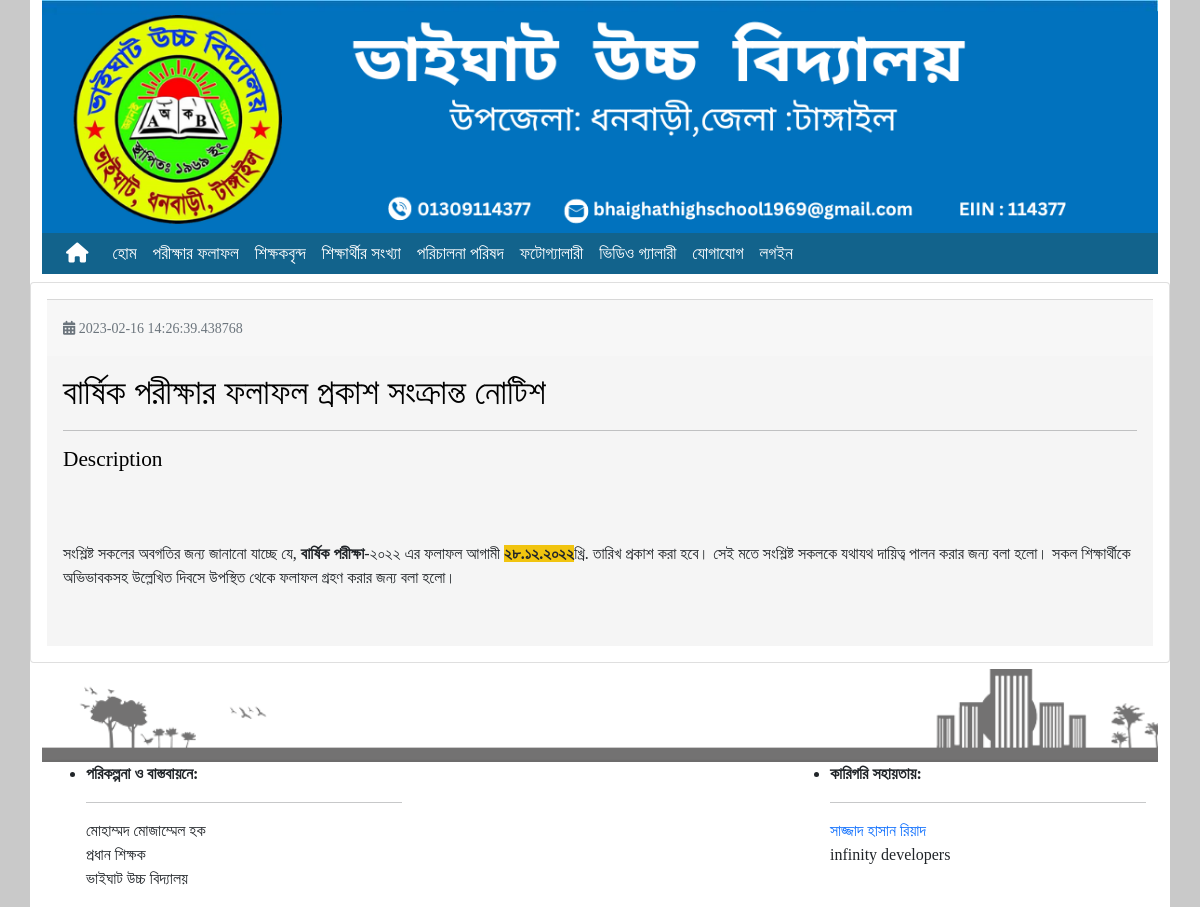
Page /pages/notice/notice_view.php?id=62 on the committed database.
### tables this page shows
CREATE TABLE `notice` (
  `id` int(11) NOT NULL,
  `notice_Headline` mediumtext NOT NULL,
  `description` longtext NOT NULL,
  `categories` varchar(255) NOT NULL,
  `time` timestamp(6) NOT NULL DEFAULT current_timestamp(6) ON UPDATE current_timestamp(6)
);

### pages/notice/notice_view.php (the view, shortened to what this page needs)
<?php include '../../config/database.php'; ?>
<!DOCTYPE html>
<html lang="en">
<head>
    <?php include '../../components/link.php'; ?>
</head>
<body>
    <?php include '../../components/header_img.php'; ?>
    <?php include '../../components/navber.php'; ?>
    <div class="container content_wrap">
        <div class="row">
            <div class="pd-4"></div>
        </div>
    </div>
    <?php
    $id = $_GET['id'];
    $id = mysqli_real_escape_string($conn, $id);
    $notice_sql = "SELECT * FROM `notice` WHERE id=$id";
    $notice = mysqli_query($conn, $notice_sql);
    mysqli_num_rows($notice);
    $row = mysqli_fetch_assoc($notice);
    ?>
    <section>
        <div class="container content_wrap">
            <div class="row">
                <div class="card theme_shadow h-100 p-3" style="width: 100%;">
                    <div class="card-footer py-3"><small class="text-muted"><i class="theme_color2 fas fa-calendar-alt"></i><span class="date"> <?php echo $row["time"] ?> </span></small></div>
                    <div class="card-body">
                        <h5 class="card-title theme_color" style="font-size: 35px !important;"><?php echo $row["notice_Headline"] ?></h5>
                        <hr>
                        <h5 class="card-title theme_color">Description</h5>
                        <p style="margin-bottom: 30px;"><?php echo $row["description"] ?></p>
                    </div>
                </div>
            </div>
        </div>
    </section>
    <div class="container content_wrap">
        <footer>
            <?php include '../../components/fotter.php'; ?>
        </footer>
    </div>
</body>
</html>

### assets/style/responsive.css (style rules this page uses)
@media (min-width:320px) { .card { width: 100%; } }
@media only screen and (min-width: 600px) { .card { width: 100%; } }
@media only screen and (min-width: 768px) { .card { width: 100%; } }
@media only screen and (min-width: 992px) { .card { width: 100%; } }
@media only screen and (min-width: 1200px) { .card { float: left; margin: 0px 6px 6px 0px; width: 49.2%; } }

### assets/style/style.css (style rules this page uses)
body { background-color: bisque !important; font-family: Lohit Assamese; }
.pd-4 { padding: 4px; }
.container.content_wrap { background-color: white; }
.card-body { background-color: #f5f5f5 !important; }
.card-title { font-family: bangla; font-size: 16pt; color: black; }

### components/link.php (style rules this page uses)
body { --wp--preset--color--black: #000000; --wp--preset--color--cyan-bluish-gray: #abb8c3; --wp--preset--color--white: #ffffff; --wp--preset--color--pale-pink: #f78da7; --wp--preset--color--vivid-red: #cf2e2e; --wp--preset--color--luminous-vivid-orange: #ff6900; --wp--preset--color--luminous-vivid-amber: #fcb900; --wp--preset--color--light-green-cyan: #7bdcb5; --wp--preset--color--vivid-green-cyan: #00d084; --wp--preset--color--pale-cyan-blue: #8ed1fc; --wp--preset--color--vivid-cyan-blue: #0693e3; --wp--preset--color--vivid-purple: #9b51e0; --wp--preset--gradient--vivid-cyan-blue-to-vivid-purple: linear-gradient(135deg, rgba(6, 147, 227, 1) 0%, rgb(155, 81, 224) 100%); --wp--preset--gradient--light-green-cyan-to-vivid-green-cyan: linear-gradient(135deg, rgb(122, 220, 180) 0%, rgb(0, 208, 130) 100%); --wp--preset--gradient--luminous-vivid-amber-to-luminous-vivid-orange: linear-gradient(135deg, rgba(252, 185, 0, 1) 0%, rgba(255, 105, 0, 1) 100%); --wp--preset--gradient--luminous-vivid-orange-to-vivid-red: linear-gradient(135deg, rgba(255, 105, 0, 1) 0%, rgb(207, 46, 46) 100%); --wp--preset--gradient--very-light-gray-to-cyan-bluish-gray: linear-gradient(135deg, rgb(238, 238, 238) 0%, rgb(169, 184, 195) 100%); --wp--preset--gradient--cool-to-warm-spectrum: linear-gradient(135deg, rgb(74, 234, 220) 0%, rgb(151, 120, 209) 20%, rgb(207, 42, 186) 40%, rgb(238, 44, 130) 60%, rgb(251, 105, 98) 80%, rgb(254, 248, 76) 100%); --wp--preset--gradient--blush-light-purple: linear-gradient(135deg, rgb(255, 206, 236) 0%, rgb(152, 150, 240) 100%); --wp--preset--gradient--blush-bordeaux: linear-gradient(135deg, rgb(254, 205, 165) 0%, rgb(254, 45, 45) 50%, rgb(107, 0, 62) 100%); --wp--preset--gradient--luminous-dusk: linear-gradient(135deg, rgb(255, 203, 112) 0%, rgb(199, 81, 192) 50%, rgb(65, 88, 208) 100%); --wp--preset--gradient--pale-ocean: linear-gradient(135deg, rgb(255, 245, 203) 0%, rgb(182, 227, 212) 50%, rgb(51, 167, 181) 100%); --wp--preset--gradient--electric-grass: linear-gradient(135deg, rgb(202, 248, 128) 0%, rgb(113, 206, 126) 100%); --wp--preset--gradient--midnight: linear-gradient(135deg, rgb(2, 3, 129) 0%, rgb(40, 116, 252) 100%); --wp--preset--duotone--dark-grayscale: url("#wp-duotone-dark-grayscale"); --wp--preset--duotone--grayscale: url("#wp-duotone-grayscale"); --wp--preset--duotone--purple-yellow: url("#wp-duotone-purple-yellow"); --wp--preset--duotone--blue-red: url("#wp-duotone-blue-red"); --wp--preset--duotone--midnight: url("#wp-duotone-midnight"); --wp--preset--duotone--magenta-yellow: url("#wp-duotone-magenta-yellow"); --wp--preset--duotone--purple-green: url("#wp-duotone-purple-green"); --wp--preset--duotone--blue-orange: url("#wp-duotone-blue-orange"); --wp--preset--font-size--small: 13px; --wp--preset--font-size--medium: 20px; --wp--preset--font-size--large: 36px; --wp--preset--font-size--x-large: 42px; --wp--preset--spacing--20: 0.44rem; --wp--preset--spacing--30: 0.67rem; --wp--preset--spacing--40: 1rem; --wp--preset--spacing--50: 1.5rem; --wp--preset--spacing--60: 2.25rem; --wp--preset--spacing--70: 3.38rem; --wp--preset--spacing--80: 5.06rem; }
body { background-color: #c9c9c9 !important; }

### rows in the picture
notice: time "2023-02-16 14:26:39.438768", notice_Headline "বার্ষিক পরীক্ষার ফলাফল প্রকাশ সংক্রান্ত নোটিশ", description "সংশ্লিষ্ট সকলের অবগতির জন্য জানানো যাচ্ছে যে, বার্ষিক পরীক্ষা -২০২২ এর ফলাফল আগামী ২৮.১২.২০২২ খ্রি. তারিখ প্রকাশ করা হবে। সেই মতে সংশ্লিষ্ট সকলকে যথাযথ দায়িত্ব পালন করার জন্য বলা হলো। সকল শিক্ষার্থীকে অভিভাবকসহ উল্লেখিত দিবসে উপস্থিত থেকে ফলাফল গ্রহণ করার জন্য বলা হলো।"
